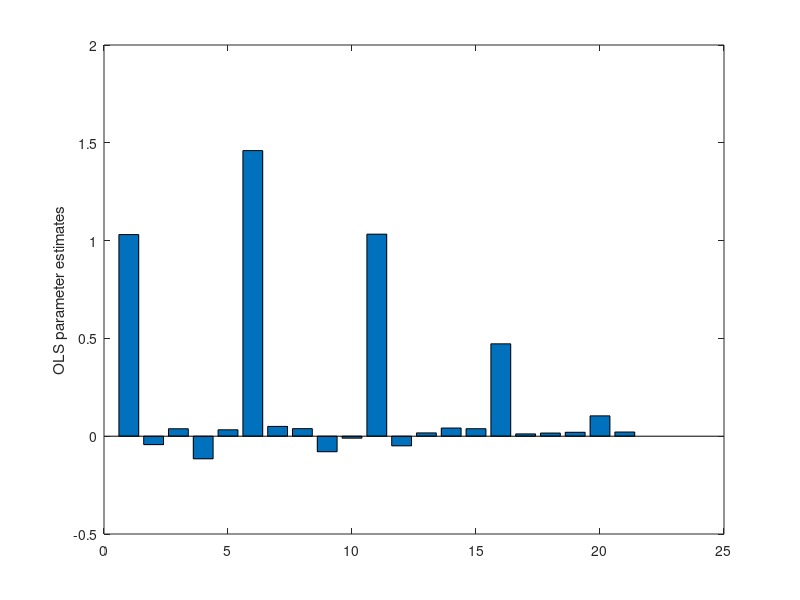

Here is the MATLAB script that generated this plot: (Note: this script raises an error after producing the figure.)
% Data, Inference & Applied Machine Learning
% DIAML: Tuorial 8a
% Copyright (c) 2017 Patrick E. McSharry (patrick@mcsharry.net)

% Linear regression 

% Simulate features X and responses y
rng('default') % for reproducibility
N = 100; % observations
M = 20;  % features
A = 0.5; % noise amplitude
X = randn(N,M);
y = X(:,[5 10 15])*[1.5; 1.0; 0.5] + 1 + A*randn(N,1);

% Ordinary least squares 
Xp = [ones(N,1) X];
Bols = Xp\y;
bar(Bols)
ylabel('OLS parameter estimates');
Eols = y-Xp*Bols;
MSEols = mean(Eols.^2);

% Construct a cross-validated lasso regularization of a linear regression model of the data.
[B,FitInfo] = lasso(X,y,'NumLambda',25,'CV',10);

% Examine the cross-validation plot to see the effect of the Lambda regularization parameter.
lassoPlot(B,FitInfo,'plottype','CV');

% We can also plot the parameter estimates as a function of the Lambda regularization parameter.
lassoPlot(B,FitInfo,'PlotType','Lambda','XScale','log');

% The green circle and dashed line locate the Lambda with minimal cross-validation error. 
% The blue circle and dashed line locate the point with minimal cross-validation error plus one standard deviation.

% Find the nonzero model coefficients corresponding to the two identified points.
minpts = find(B(:,FitInfo.IndexMinMSE))
min1pts = find(B(:,FitInfo.Index1SE))

% The coefficients from the minimal plus one standard error point are exactly those coefficients used to create the data.

% Find the values of the model coefficients at the minimal plus one standard error point.
B(min1pts,FitInfo.Index1SE)

% The values of the coefficients are, as expected, smaller than the original [1.5,1.0,0.5]. 
% Lasso works by "shrinkage," which biases predictor coefficients toward zero.

% The constant term is in the FitInfo.Intercept vector.
FitInfo.Intercept(FitInfo.Index1SE)

% The constant term is near 1, which is the value used to generate the data.

% Calculate MSE for the lasso model
Blasso = [FitInfo.Intercept(FitInfo.Index1SE); B(min1pts,FitInfo.Index1SE)];
Xp = [ones(N,1) X(:,min1pts)];
Elasso = y-Xp*Blasso;
MSElasso = mean(Elasso.^2);

% Instead of using the biased predictions from the model, you can make an unbiased model using just the identified predictors.
% Calculate the MSE for the identified model using OLS parameter estimation
Xp = [ones(N,1) X(:,min1pts)];
Bsel = Xp\y;
Esel = y-Xp*Bsel;
MSEsel = mean(Esel.^2);

% Compare the MSEs
barh([MSEols MSElasso MSEsel])
set(gca,'YTick',[1 2 3]);
set(gca,'YTickLabel',{'OLS','LASSO','Selected'});


% Consider predicting the mileage (MPG) of a car based on its weight, displacement, horsepower, and acceleration. 
% The carbig data contains these measurements. The data seem likely to be correlated, making elastic net an attractive choice.
load carbig
% Extract the continuous (noncategorical) predictors (lasso does not handle categorical predictors):
X = [Acceleration Displacement Horsepower Weight];

% Perform a lasso fit with 10-fold cross validation:
[b fitinfo] = lasso(X,MPG,'CV',10);

% Plot the result:
lassoPlot(b,fitinfo,'PlotType','Lambda','XScale','log');

% Calculate the correlation of the predictors:
% Eliminate NaNs so corr runs
nonan = ~any(isnan([X MPG]),2);
Xnonan = X(nonan,:);
MPGnonan = MPG(nonan,:);
corr(Xnonan)


% Because some predictors are highly correlated, perform elastic net fitting. Use Alpha = 0.5:
alpha = 0.5;
[ba fitinfoa] = lasso(X,MPG,'CV',10,'Alpha',.5);

% Plot the result. Name each predictor so you can tell which curve is which:
pnames = {'Acceleration','Displacement','Horsepower','Weight'};
lassoPlot(ba,fitinfoa,'PlotType','Lambda','XScale','log','PredictorNames',pnames);

% Here, the elastic net and lasso results are not very similar. 
% Also, the elastic net plot reflects a notable qualitative property of the elastic net technique. 
% The elastic net retains three nonzero coefficients as Lambda increases (toward the left of the plot), 
% and these three coefficients reach 0 at about the same Lambda value. 
% In contrast, the lasso plot shows two of the three coefficients becoming 0 at the same value of Lambda, 
% while another coefficient remains nonzero for higher values of Lambda.

% This behavior exemplifies a general pattern. In general, elastic net tends to retain or drop groups of 
% highly correlated predictors as Lambda increases. In contrast, lasso tends to drop smaller groups, 
% or even individual predictors.
